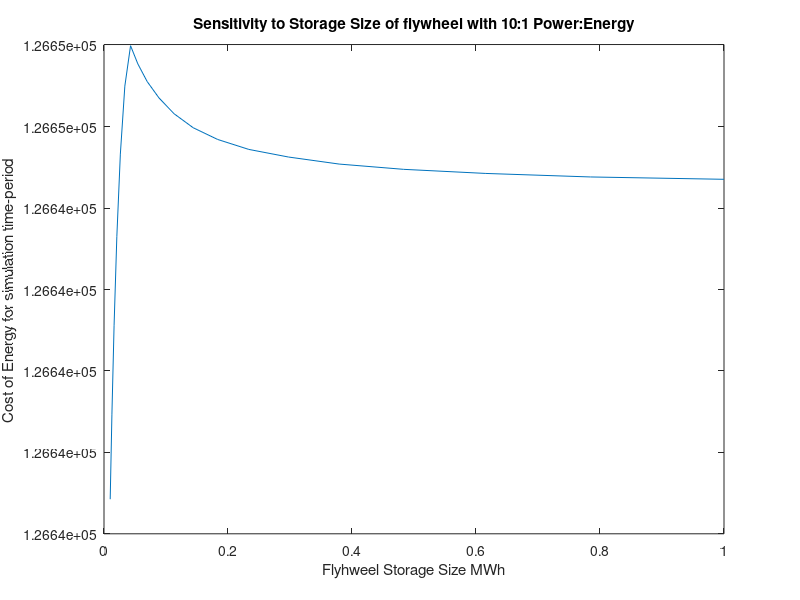

Source code (MATLAB):


A = csvread('Gen_Cost_v_storage_energy.txt');
plot(A(:,1),A(:,2))
title("Sensitivity to Storage Size of flywheel with 10:1 Power:Energy")
xlabel("Flyhweel Storage Size MWh")
ylabel("Cost of Energy for simulation time-period")
savefig("Storage_Sweep")
close(gcf)